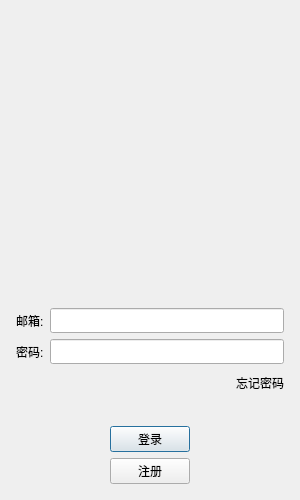
<?xml version="1.0" encoding="UTF-8"?>
<ui version="4.0">
 <class>LoginDialog</class>
 <widget class="QDialog" name="LoginDialog">
  <property name="geometry">
   <rect>
    <x>0</x>
    <y>0</y>
    <width>300</width>
    <height>500</height>
   </rect>
  </property>
  <property name="minimumSize">
   <size>
    <width>300</width>
    <height>500</height>
   </size>
  </property>
  <property name="maximumSize">
   <size>
    <width>300</width>
    <height>500</height>
   </size>
  </property>
  <property name="windowTitle">
   <string>Dialog</string>
  </property>
  <property name="layoutDirection">
   <enum>Qt::LayoutDirection::LeftToRight</enum>
  </property>
  <layout class="QVBoxLayout" name="verticalLayout_2">
   <item>
    <layout class="QVBoxLayout" name="verticalLayout">
     <property name="leftMargin">
      <number>5</number>
     </property>
     <property name="topMargin">
      <number>5</number>
     </property>
     <property name="rightMargin">
      <number>5</number>
     </property>
     <property name="bottomMargin">
      <number>5</number>
     </property>
     <item>
      <widget class="QLabel" name="err_tip">
       <property name="minimumSize">
        <size>
         <width>0</width>
         <height>25</height>
        </size>
       </property>
       <property name="maximumSize">
        <size>
         <width>16777215</width>
         <height>25</height>
        </size>
       </property>
       <property name="text">
        <string/>
       </property>
      </widget>
     </item>
     <item>
      <widget class="QWidget" name="widget" native="true">
       <property name="minimumSize">
        <size>
         <width>200</width>
         <height>230</height>
        </size>
       </property>
       <layout class="QGridLayout" name="gridLayout">
        <item row="0" column="0">
         <widget class="QLabel" name="head_label">
          <property name="minimumSize">
           <size>
            <width>200</width>
            <height>200</height>
           </size>
          </property>
          <property name="maximumSize">
           <size>
            <width>200</width>
            <height>200</height>
           </size>
          </property>
          <property name="text">
           <string/>
          </property>
          <property name="scaledContents">
           <bool>false</bool>
          </property>
         </widget>
        </item>
       </layout>
      </widget>
     </item>
     <item>
      <spacer name="verticalSpacer">
       <property name="orientation">
        <enum>Qt::Orientation::Vertical</enum>
       </property>
       <property name="sizeHint" stdset="0">
        <size>
         <width>20</width>
         <height>40</height>
        </size>
       </property>
      </spacer>
     </item>
     <item>
      <layout class="QHBoxLayout" name="horizontalLayout">
       <item>
        <widget class="QLabel" name="email_label">
         <property name="minimumSize">
          <size>
           <width>0</width>
           <height>25</height>
          </size>
         </property>
         <property name="maximumSize">
          <size>
           <width>16777215</width>
           <height>25</height>
          </size>
         </property>
         <property name="text">
          <string>邮箱:</string>
         </property>
        </widget>
       </item>
       <item>
        <widget class="QLineEdit" name="email_edit">
         <property name="minimumSize">
          <size>
           <width>0</width>
           <height>25</height>
          </size>
         </property>
         <property name="maximumSize">
          <size>
           <width>16777215</width>
           <height>25</height>
          </size>
         </property>
        </widget>
       </item>
      </layout>
     </item>
     <item>
      <layout class="QHBoxLayout" name="horizontalLayout_2">
       <item>
        <widget class="QLabel" name="pass_label">
         <property name="minimumSize">
          <size>
           <width>0</width>
           <height>25</height>
          </size>
         </property>
         <property name="maximumSize">
          <size>
           <width>16777215</width>
           <height>25</height>
          </size>
         </property>
         <property name="text">
          <string>密码:</string>
         </property>
        </widget>
       </item>
       <item>
        <widget class="QLineEdit" name="pass_edit">
         <property name="minimumSize">
          <size>
           <width>0</width>
           <height>25</height>
          </size>
         </property>
         <property name="maximumSize">
          <size>
           <width>16777215</width>
           <height>25</height>
          </size>
         </property>
        </widget>
       </item>
      </layout>
     </item>
     <item>
      <layout class="QHBoxLayout" name="horizontalLayout_3">
       <item>
        <spacer name="horizontalSpacer">
         <property name="orientation">
          <enum>Qt::Orientation::Horizontal</enum>
         </property>
         <property name="sizeHint" stdset="0">
          <size>
           <width>40</width>
           <height>20</height>
          </size>
         </property>
        </spacer>
       </item>
       <item>
        <widget class="ClickedLabel" name="forget_label">
         <property name="minimumSize">
          <size>
           <width>0</width>
           <height>25</height>
          </size>
         </property>
         <property name="maximumSize">
          <size>
           <width>16777215</width>
           <height>25</height>
          </size>
         </property>
         <property name="text">
          <string>忘记密码</string>
         </property>
        </widget>
       </item>
      </layout>
     </item>
     <item>
      <spacer name="verticalSpacer_2">
       <property name="orientation">
        <enum>Qt::Orientation::Vertical</enum>
       </property>
       <property name="sizeHint" stdset="0">
        <size>
         <width>20</width>
         <height>40</height>
        </size>
       </property>
      </spacer>
     </item>
     <item>
      <layout class="QHBoxLayout" name="horizontalLayout_4">
       <item>
        <spacer name="horizontalSpacer_2">
         <property name="orientation">
          <enum>Qt::Orientation::Horizontal</enum>
         </property>
         <property name="sizeHint" stdset="0">
          <size>
           <width>40</width>
           <height>20</height>
          </size>
         </property>
        </spacer>
       </item>
       <item>
        <widget class="QPushButton" name="login_btn">
         <property name="maximumSize">
          <size>
           <width>100</width>
           <height>30</height>
          </size>
         </property>
         <property name="text">
          <string>登录</string>
         </property>
        </widget>
       </item>
       <item>
        <spacer name="horizontalSpacer_3">
         <property name="orientation">
          <enum>Qt::Orientation::Horizontal</enum>
         </property>
         <property name="sizeHint" stdset="0">
          <size>
           <width>40</width>
           <height>20</height>
          </size>
         </property>
        </spacer>
       </item>
      </layout>
     </item>
     <item>
      <layout class="QHBoxLayout" name="horizontalLayout_5">
       <item>
        <spacer name="horizontalSpacer_4">
         <property name="orientation">
          <enum>Qt::Orientation::Horizontal</enum>
         </property>
         <property name="sizeHint" stdset="0">
          <size>
           <width>40</width>
           <height>20</height>
          </size>
         </property>
        </spacer>
       </item>
       <item>
        <widget class="QPushButton" name="reg_btn">
         <property name="maximumSize">
          <size>
           <width>100</width>
           <height>30</height>
          </size>
         </property>
         <property name="text">
          <string>注册</string>
         </property>
        </widget>
       </item>
       <item>
        <spacer name="horizontalSpacer_5">
         <property name="orientation">
          <enum>Qt::Orientation::Horizontal</enum>
         </property>
         <property name="sizeHint" stdset="0">
          <size>
           <width>40</width>
           <height>20</height>
          </size>
         </property>
        </spacer>
       </item>
      </layout>
     </item>
    </layout>
   </item>
  </layout>
 </widget>
 <customwidgets>
  <customwidget>
   <class>ClickedLabel</class>
   <extends>QLabel</extends>
   <header>clickedlabel.h</header>
  </customwidget>
 </customwidgets>
 <resources/>
 <connections/>
</ui>
